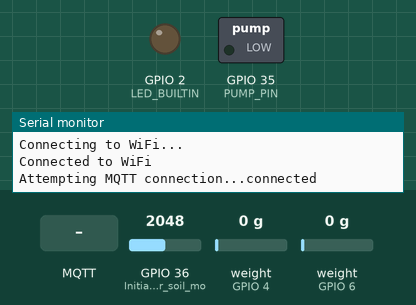
A sketch run on a simulated ESP32. On the bench: switched loads named in the sketch (green lamp = pin HIGH), output pins drawn as LEDs (lit = HIGH), the last lines printed to the serial monitor. The test bench sets the inputs (shaded band); at power-on: GPIO 36 (Initialize_A0_for_soil_mo) = 2048, weight on the scale (sensors on GPIO 4, GPIO 6) 0 g. WiFi joins after 1.5 s; servers stay silent unless stated; no MQTT or app messages arrive unless stated.

Above: at 5.2 s.
5.3 s: MQTT message "esp32/pump_run" arrives on the first subscribed topic
At 6.1 s:
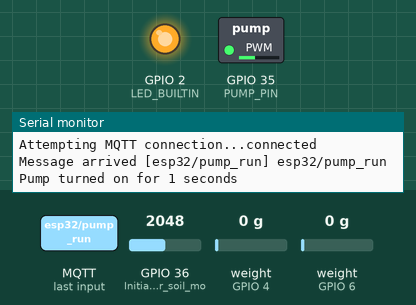
7.8 s: MQTT message "0" arrives on the first subscribed topic
At 10.1 s:
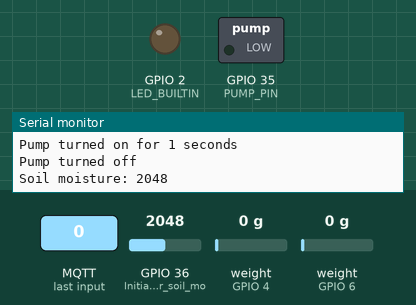
11.5 s: MQTT message "90" arrives on the first subscribed topic
At 13.5 s:
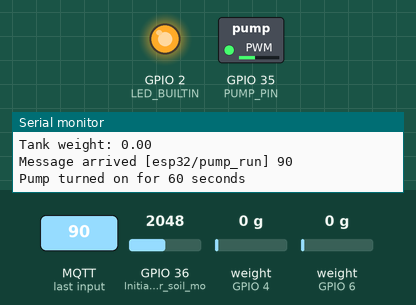
14.5 s: MQTT message "5" arrives on the first subscribed topic
At 20.6 s:
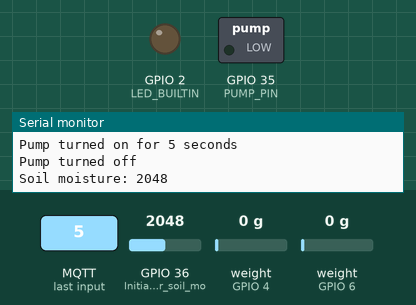
Timing chart, 0 to 22.0 s (numbered marks = the images above; inputs shaded):
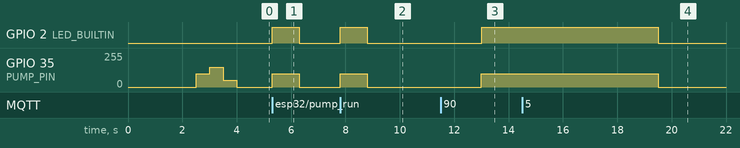

Measured:
- after the input at 5.3 s, GPIO 2 (LED_BUILTIN): LOW → HIGH at once, → LOW 1.0 s later; GPIO 35 (PUMP_PIN): 0/255 → 100/255 at once, → 0/255 1.0 s later
- after the input at 7.8 s, GPIO 2 (LED_BUILTIN): LOW → HIGH at once, → LOW 1.0 s later; GPIO 35 (PUMP_PIN): 0/255 → 100/255 at once, → 0/255 1.0 s later
- after the input at 11.5 s, GPIO 2 (LED_BUILTIN): LOW → HIGH after 1.5 s; GPIO 35 (PUMP_PIN): 0/255 → 100/255 after 1.5 s
- after the input at 14.5 s, GPIO 2 (LED_BUILTIN): HIGH → LOW after 5.0 s; GPIO 35 (PUMP_PIN): 100/255 → 0/255 after 5.0 s

The sketch:

plantastic.ino
```cpp
/*
E+	red
E-	black
A-	white
A+	green
B-	not connected	not connected
B+	not connected	not connected
*/

#include <WiFi.h>
#include <PubSubClient.h>
#include "HX711.h"

const char* ssid = "meh";
const char* password = "meh";
const char* mqtt_server = "meh";
const int mqtt_port = 1883;
const char* mqtt_user = "meh";
const char* mqtt_password = "meh";

// make def for MOISTURE_POWER = D13
// make def for MOISTURE_READ = A0
// make non-blocking 100ms warm-up-then-measure - minimize on-time to reduce corrosion
// prep for PUMP_ON = D12 - BSS138 to 5V motor supplied by USB-C (VBUS)
// with standard 40mm galvanized nails:
// 5k = water
// 12k = wet soil
// 30k = dry soil

#define HX1_CLOCK_PIN (D2)
#define HX1_DATA_PIN (D3)
#define HX1_OFFSET (-486830)
#define HX1_SCALE  (397.042847)

#define HX2_CLOCK_PIN (D4)
#define HX2_DATA_PIN (D5)
#define HX2_OFFSET (-249720)
#define HX2_SCALE  (424.912598)

#define PUMP_PIN (A7)

WiFiClient espClient;
PubSubClient client(espClient);
HX711 scalePlant;
HX711 scaleTank;

// Pump control variables
bool pumpActive = false;
unsigned long pumpStartTime = 0;
unsigned long pumpRunDuration = 0;  // in milliseconds

void setup() {
  Serial.begin(115200);
  WiFi.begin(ssid, password);
  while (WiFi.status() != WL_CONNECTED) {
    delay(1000);
    Serial.println("Connecting to WiFi...");
  }
  Serial.println("Connected to WiFi");

  client.setServer(mqtt_server, mqtt_port);
  client.setCallback(callback);
  pinMode(LED_BUILTIN, OUTPUT);
  digitalWrite(LED_BUILTIN, LOW);
  pinMode(A0, INPUT); // Initialize A0 for soil moisture sensor

  scalePlant.begin(HX1_DATA_PIN, HX1_CLOCK_PIN);
  scalePlant.set_scale(HX1_SCALE);
  scalePlant.set_offset(HX1_OFFSET);
  scalePlant.set_medavg_mode();

  scaleTank.begin(HX2_DATA_PIN, HX2_CLOCK_PIN);
  scaleTank.set_scale(HX2_SCALE);
  scaleTank.set_offset(HX2_OFFSET);
  scaleTank.set_medavg_mode();

  pinMode(PUMP_PIN, OUTPUT);
  analogWrite(PUMP_PIN, 0);
  delay(500);
  analogWrite(PUMP_PIN, 100);
  delay(500);
  analogWrite(PUMP_PIN, 150);
  delay(500);
  analogWrite(PUMP_PIN, 50);
  delay(500);
  analogWrite(PUMP_PIN, 0);
}

void loop() {
  if (!client.connected()) {
    reconnect();
  }
  client.loop();

  // Handle pump timing non-blocking
  if (pumpActive) {
    unsigned long now = millis();
    if (now - pumpStartTime >= pumpRunDuration) {
      // Time's up; turn the pump off
      analogWrite(PUMP_PIN, 0);
      pumpActive = false;
      Serial.println("Pump turned off");
      // Optionally, update LED status for debugging
      digitalWrite(LED_BUILTIN, LOW);
    }
  }

  // Send sensor data every 10 seconds
  static unsigned long lastMsg = 0;
  unsigned long now = millis();
  if (now - lastMsg > 10000) {
    lastMsg = now;

    int soilMoisture = analogRead(A0); // Read A0 value
    String message = String(soilMoisture);
    client.publish("esp32/soil_moisture", message.c_str(), true);
    Serial.print("Soil moisture: ");
    Serial.println(message);

    float plantWeight = scalePlant.get_units(15);
    message = String(plantWeight);
    client.publish("esp32/plant_weight", message.c_str(), true);
    Serial.print("Plant weight: ");
    Serial.println(message);

    float tankWeight = scaleTank.get_units(15);
    message = String(tankWeight);
    client.publish("esp32/tank_weight", message.c_str(), true);
    Serial.print("Tank weight: ");
    Serial.println(message);
  }
}

void reconnect() {
  while (!client.connected()) {
    Serial.print("Attempting MQTT connection...");
    if (client.connect("ESP32Client", mqtt_user, mqtt_password)) {
      Serial.println("connected");
      client.publish("esp32/status", "connected");
      client.subscribe("esp32/pump_run");
    } else {
      Serial.print("failed, rc=");
      Serial.print(client.state());
      Serial.println(" try again in 5 seconds");
      delay(5000);
    }
  }
}

void callback(char* topic, byte* payload, int length) {
  Serial.print("Message arrived [");
  Serial.print(topic);
  Serial.print("] ");

  // Convert the payload to a String
  String command = "";
  for (int i = 0; i < length; i++) {
    command += (char)payload[i];
  }
  Serial.println(command);

  if (strcmp(topic, "esp32/pump_run") == 0) {
    // Parse the payload as an integer duration in seconds
    uint8_t durationSec = command.toInt();

    // Limit the duration to 1-60 seconds
    if (durationSec < 1) {
      durationSec = 1;
    } else if (durationSec > 60) {
      durationSec = 60;
    }

    // Calculate run duration in milliseconds
    pumpRunDuration = durationSec * 1000UL;
    pumpStartTime = millis();

    // Start the pump
    analogWrite(PUMP_PIN, 100);
    pumpActive = true;
    Serial.print("Pump turned on for ");
    Serial.print(durationSec);
    Serial.println(" seconds");

    // Optionally, set LED for debugging (e.g., LED on while pump is running)
    digitalWrite(LED_BUILTIN, HIGH);
  }
}
```
